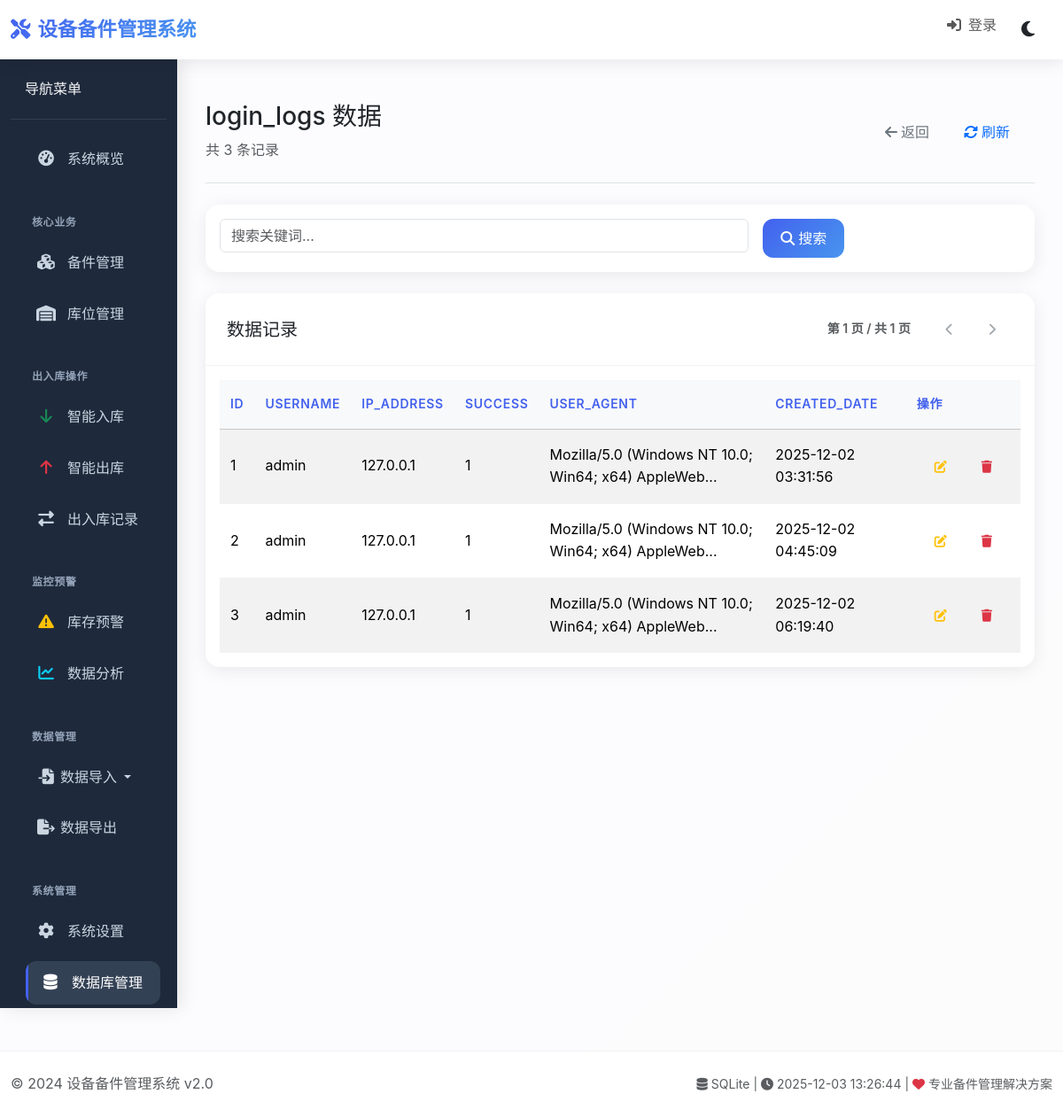
/database/table/login_logs, run on an earlier commit of the app's database.
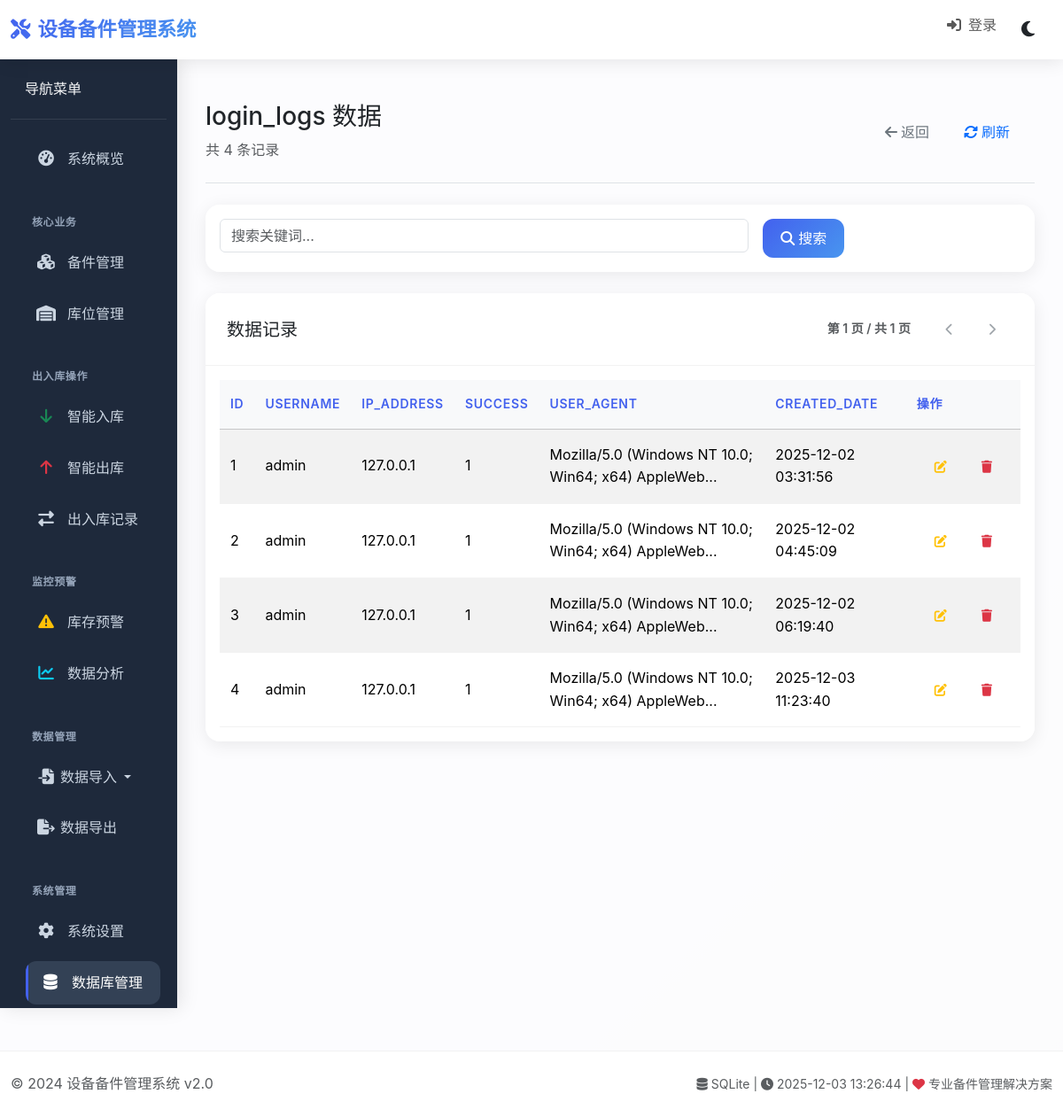
And on a later commit of the database.
### tables this page shows
CREATE TABLE login_logs (
                id INTEGER PRIMARY KEY AUTOINCREMENT,
                username TEXT,
                ip_address TEXT,
                success INTEGER DEFAULT 0,
                user_agent TEXT,
                created_date TIMESTAMP DEFAULT CURRENT_TIMESTAMP
            );

### routes/database_routes.py (the view, shortened to what this page needs)
    @app.route('/database/table/<table_name>')
    def view_table_data(table_name):
        try:
            page = request.args.get('page', 1, type=int)
            per_page = 50
            search = request.args.get('search', '')
            db_manager = DatabaseManager()
            with db_manager.get_connection() as conn:
                cursor = conn.execute(f"PRAGMA table_info({table_name})")
                columns = [{'name': row[1], 'type': row[2]} for row in cursor.fetchall()]
                query = f"SELECT * FROM {table_name}"
                count_query = f"SELECT COUNT(*) FROM {table_name}"
                params = []
                cursor = conn.execute(count_query, params)
                total_count = cursor.fetchone()[0]
                query += " LIMIT ? OFFSET ?"
                params.extend([per_page, (page - 1) * per_page])
                cursor = conn.execute(query, params)
                rows = cursor.fetchall()
                data = []
                for row in rows:
                    if hasattr(row, '_fields'):
                        row_dict = {}
                        for i, field in enumerate(row._fields):
                            row_dict[field] = row[i]
                        data.append(row_dict)
                    else:
                        row_dict = {}
                        for i, col in enumerate(columns):
                            row_dict[col['name']] = row[i] if i < len(row) else None
                        data.append(row_dict)
                total_pages = (total_count + per_page - 1) // per_page
            return render_template('table_view.html',
                                   table_name=table_name,
                                   columns=columns,
                                   data=data,
                                   page=page,
                                   total_pages=total_pages,
                                   total_count=total_count,
                                   search=search)
        except Exception as e:
            app.logger.error(f"查看表数据失败: {str(e)}")
            flash(f'查看表数据失败: {str(e)}', 'danger')
            return redirect(url_for('database_management'))

### models/database.py (called while the page is built)
    def _init_db(self):
        os.makedirs(os.path.dirname(self.db_path) if os.path.dirname(self.db_path) else '.', exist_ok=True)
        with self._get_raw_connection() as conn:
            conn.execute("PRAGMA foreign_keys = ON")
            conn.execute("PRAGMA journal_mode = WAL")
            conn.execute("PRAGMA synchronous = NORMAL")
            conn.execute("PRAGMA cache_size = 100000")
            conn.execute("PRAGMA temp_store = MEMORY")
            conn.execute("PRAGMA mmap_size = 268435456")
            conn.execute("PRAGMA page_size = 4096")
            conn.execute("PRAGMA busy_timeout = 10000")

    @contextmanager
    def _get_raw_connection(self):
        conn = None
        try:
            conn = sqlite3.connect(
                self.db_path,
                timeout=30.0,
                check_same_thread=False,
                isolation_level=None
            )
            conn.row_factory = sqlite3.Row
            yield conn
        finally:
            if conn:
                conn.close()

### templates/table_view.html (shortened to what the changed rows need)
{% extends "base.html" %}
{% block content %}
<div class="d-flex justify-content-between flex-wrap flex-md-nowrap align-items-center pt-3 pb-4 mb-4 border-bottom">
    <div>
        <h1 class="h3 mb-2">{{ table_name }} 数据</h1>
        <p class="text-muted mb-0">共 {{ total_count }} 条记录</p>
    </div>
</div>
<div class="card">
    <div class="card-body">
        <div class="table-responsive" style="max-height: 600px; overflow-y: auto;">
            <table class="table table-hover table-striped">
                <thead class="table-light sticky-top">
                    <tr>
                        {% for column in columns %}
                        <th>{{ column.name }}</th>
                        {% endfor %}
                        <th>操作</th>
                    </tr>
                </thead>
                <tbody>
                    {% for row in data %}
                    <tr>
                        {% for column in columns %}
                        <td>
                            {% set value = row[column.name] %}
                            {% if value is none %}
                                <span class="text-muted">NULL</span>
                            {% elif value is string and value|length > 50 %}
                                <span title="{{ value }}">{{ value[:50] }}...</span>
                            {% else %}
                                {{ value }}
                            {% endif %}
                        </td>
                        {% endfor %}
                        <td>
                            <div class="btn-group btn-group-sm">
                                <button class="btn btn-outline-warning btn-sm"
                                        onclick="editRecord('{{ table_name }}', '{{ row[columns[0].name] }}')"
                                        title="编辑">
                                    <i class="fas fa-edit"></i>
                                </button>
                                <button class="btn btn-outline-danger btn-sm"
                                        onclick="deleteRecord('{{ table_name }}', '{{ row[columns[0].name] }}')"
                                        title="删除">
                                    <i class="fas fa-trash"></i>
                                </button>
                            </div>
                        </td>
                    </tr>
                    {% endfor %}
                </tbody>
            </table>
        </div>
    </div>
</div>
{% endblock %}

What changed in the data, as far as the page shows it:
added login_logs: columns "4" "admin" "127.0.0.1" "1" "2025-12-03 11:23:40", user_agent "Mozilla/5.0 (Windows NT 10.0; Win64; x64) AppleWeb"
Also different on the page:
{{ total_count }}: "3" → "4"
